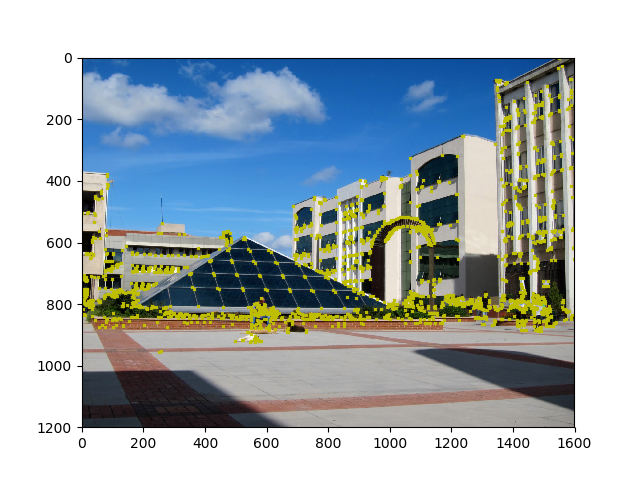
#> input picture Assignment-3/report_and_images/images/kuzey_harris-11.png, 640 x 480 px, given in place of kuzey.jpg, which was not available; the run also reads 1 picture not shown here
$ python interest_point_detectors.py
#> lines starting #> are read from the running program, lines starting #| are printed output that depends on the picture; after the words box and inside, x2 and y2 are one past the last pixel; in counts of white or black regions, pixels touching at a corner belong together; pictures that were not available may be replaced by others from this repository, and a replacement may not be noted
#> in harris_detector_part, kuzey is the input picture: shape (480, 640, 3); mean B, G, R 182.1, 178.4, 167.8
#!/usr/bin/env python3
# -*- coding: utf-8 -*-
"""
Created on Thu Nov 22 14:42:22 2018

@author: Atakan Guney
"""
# %%
import cv2 as cv
import numpy as np
import matplotlib.pyplot as plt
from scipy.spatial.distance import cdist
# %%
def non_max_suppression(matrix, nms_size, plateaus=True):

    if nms_size:
        kernel = np.ones((nms_size, nms_size))
    else:
        kernel = None

    matrix_dilated = cv.dilate(matrix, kernel)
    mask_local_max = (matrix == matrix_dilated)

    if not plateaus:
        return mask_local_max

    matrix_eroded = cv.erode(matrix, kernel)
    mask_non_plateaus = cv.compare(matrix, matrix_eroded, cv.CMP_GT)

    return (mask_local_max & mask_non_plateaus)


# [6 lines left out: function normalize, not called in this run]


# Harris Corner Detector
def myHarrisCornerDetector(image, block_size=11,
                           ksize=3, k=0.05,
                           threshold=None, nms_size=None,
                           plateaus=True):
    # Convert image to grayscale
#> called with block_size = 3, ksize = 3, k = 0.05, plateaus = True
    image = cv.cvtColor(image, cv.COLOR_BGR2GRAY)
    # image = np.float32(image)
    # Compute x and y derivatives
    derivatives_x = cv.Sobel(image, cv.CV_64F, 1, 0, ksize=ksize)
    derivatives_y = cv.Sobel(image, cv.CV_64F, 0, 1, ksize=ksize)
    # Compute products of derivatives at every pixel
    derivatives_xx = derivatives_x ** 2
    derivatives_yy = derivatives_y ** 2
    derivatives_xy = derivatives_x * derivatives_y
    # Compute the sums of products of derivatives at each pixel
    s_xx = cv.GaussianBlur(derivatives_xx, (block_size, block_size), 1, 0)
    s_yy = cv.GaussianBlur(derivatives_yy, (block_size, block_size), 0, 1)
    s_xy = cv.GaussianBlur(derivatives_xy, (block_size, block_size), 1, 1)
    # Define at each pixel
        # H(x, y)
    # Compute the response of the detector at each pixel
    det = s_xx * s_yy - s_xy * s_xy
    trace = s_xx + s_yy
    r = det - k * (trace ** 2)
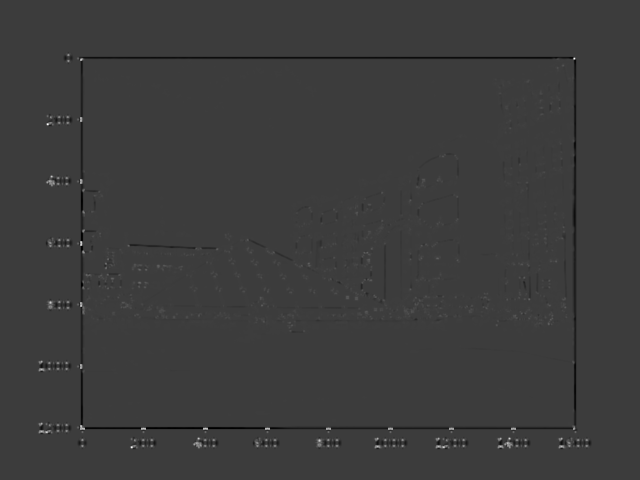
#> r: shape (480, 640) float64; min -2.63e+10, max 8.36e+10, mean -106573563.6; drawn with min black and max white

    # TODO: inspect normalizing r values
    #r = normalize(r, 0, r.max() - r.min())

    # Threshold on value of R
    if not threshold:
        threshold = r.max() * 0.01
#> threshold = 836225344.1
    mask_threshold = r > threshold
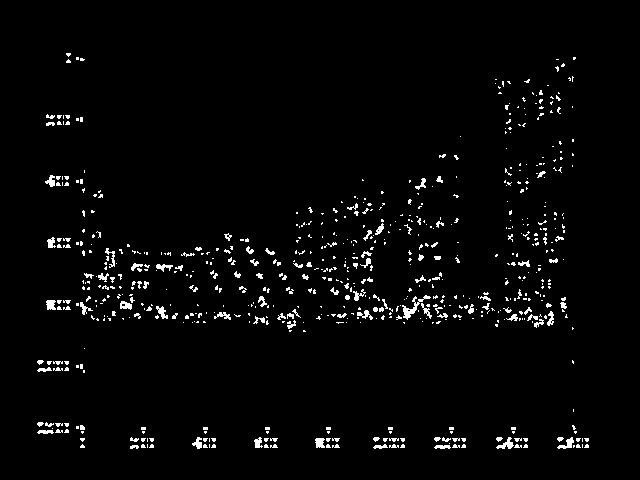
#> mask_threshold: shape (480, 640) bool; 2.7% white in thin lines or dots, all inside (x1, y1, x2, y2) = (37, 53, 589, 449)

    # Compute nonmax supression
    mask_nms = non_max_suppression(r, nms_size, plateaus)
#> in non_max_suppression, `matrix_dilated = cv.dilate(matrix, kernel)`:
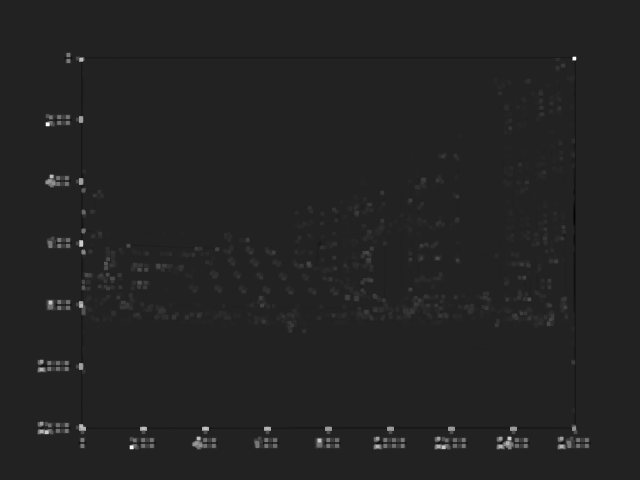
#> matrix_dilated: shape (480, 640) float64; min -1.29e+10, max 8.36e+10, mean 520844135.6; drawn with min black and max white
#> in non_max_suppression, `mask_local_max = (matrix == matrix_dilated)`: mask_local_max: shape (480, 640) bool; 39% white; 7624 white regions (7623 under 20 px), largest, box (x1, y1, x2, y2) and area: (0, 0, 640, 480) 112199
#> in non_max_suppression, `matrix_eroded = cv.erode(matrix, kernel)`:
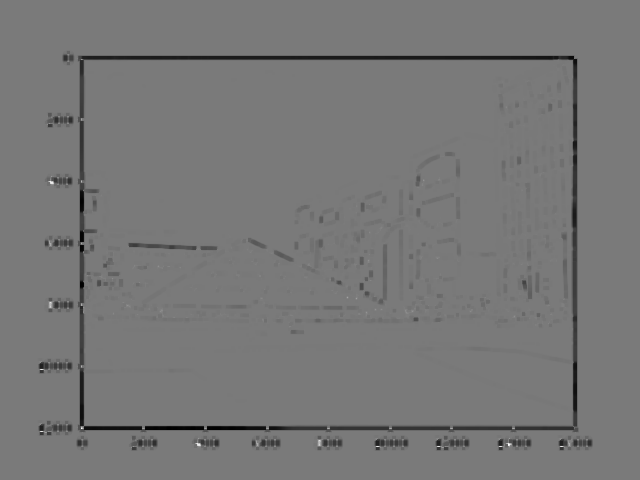
#> matrix_eroded: shape (480, 640) float64; min -2.63e+10, max 2.86e+10, mean -626199896.3; drawn with min black and max white
#> in non_max_suppression, `mask_non_plateaus = cv.compare(matrix, matrix_eroded, cv.CMP_GT)`:
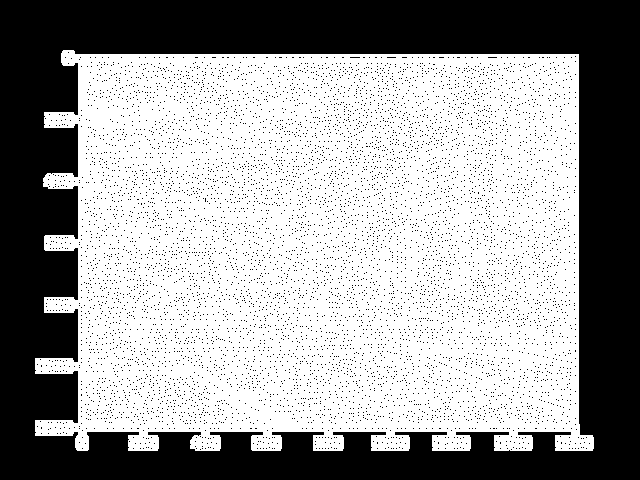
#> mask_non_plateaus: shape (480, 640); 61.8% white; 7937 black regions (7936 under 20 px), largest, box (x1, y1, x2, y2) and area: (0, 0, 640, 480) 109334
#> in non_max_suppression, `return (mask_local_max & mask_non_plateaus)`:
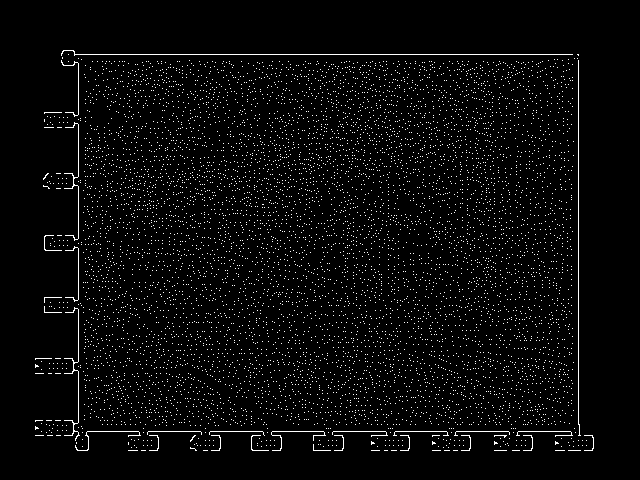
#> returned value: shape (480, 640); values 0 (black) and 1 (white), 3.4% white in thin lines or dots, all inside (x1, y1, x2, y2) = (35, 50, 594, 451)
    y, x = np.where(mask_threshold & mask_nms)
#> y = 1070 values from 54 to 447; x = 1070 values, max 586 at index 1013, min 41 at index 911, mean 333

    return x, y

# %%
def harris_detector_part():
    kuzey_path = "Images/kuzey.jpg"
    kuzey = cv.imread(kuzey_path)

    block_sizes = [3, 5, 7, 11]
    for block_size in block_sizes:
        x, y = myHarrisCornerDetector(kuzey, block_size=block_size)
#> y = 1070 values from 54 to 447
        kuzey_bgr = cv.imread(kuzey_path)
        kuzey_rgb = cv.cvtColor(kuzey_bgr, cv.COLOR_BGR2RGB)

        plt.imshow(kuzey_rgb)
        plt.plot(x, y, "xy", markersize=2)
        plt.savefig("Images/kuzey_harris-{}.png".format(block_size))
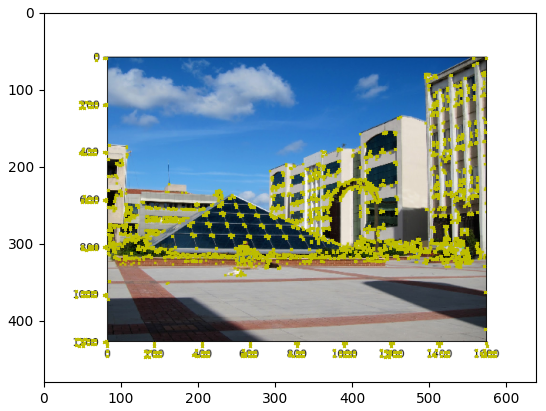
#> figure drawn by matplotlib, 1 panel
        plt.show()

# %%
# Measuring repeatability
# [5 lines left out: function in_image, not called in this run]


def convert_homogenous(points):
    return np.vstack((points, np.ones(points.shape[1])))


def homogenous_matmul(matrix1, matrix2):
    mul = np.matmul(matrix1, matrix2)
    return mul / mul[-1][np.newaxis, :]


# [28 lines left out: functions size_epsilon_neighborhood, measureRepeatability, not called in this run]

# %%
# Preprocessing - 1
def preprocessing_part1(qualities=None):
    kuzey_path = "Images/kuzey.jpg"
#> kuzey_path = 'Images/kuzey.jpg'
    kuzey_bgr = cv.imread(kuzey_path)

    if not qualities:
        qualities = [
            [int(cv.IMWRITE_JPEG_QUALITY), 5],
            [int(cv.IMWRITE_JPEG_QUALITY), 25],
            [int(cv.IMWRITE_JPEG_QUALITY), 45],
            [int(cv.IMWRITE_JPEG_QUALITY), 65],
            [int(cv.IMWRITE_JPEG_QUALITY), 85],
            [int(cv.IMWRITE_JPEG_QUALITY), 105],
        ]

    for quality in qualities:
        cv.imwrite("Images/kuzey-{}.jpg".format(quality[1]), kuzey_bgr, quality)

# %%
# Preprocessing - 2
def preprocessing_part2(variances=None):
    kuzey_path = "Images/kuzey.jpg"
    kuzey_bgr = cv.imread(kuzey_path)

    if not variances:
        variances = [4 ** i for i in range(1, 7)]

    img_shape = kuzey_bgr.shape
#> img_shape = (480, 640, 3)
    for variance in variances:
        noise = np.random.rand(*img_shape) * variance
        cv.imwrite("Images/kuzey-var-{}.jpg".format(variance), kuzey_bgr + noise)
# %%
# [60 lines left out: functions repeatabilities, plot_detector, not called in this run]
# %%
def read_homography(filename):
    with open(filename, "r") as file:
        homo = []
        for line in file:
            numbers = line.strip().split()
            numbers = [float(number) for number in numbers]
            homo.append(numbers)

        return np.array(homo)

# %%
def measuring_repeatability_part():
    n_images = 6

    images = []
    for i in range(1, n_images + 1):
        images.append(cv.imread("Images/img{}.png".format(i)))

    # Read homography matrices
    homographies = [
        "Images/H1to2p",
        "Images/H1to3p",
        "Images/H1to4p",
        "Images/H1to5p",
        "Images/H1to6p",
    ]
#> homographies = ['Images/H1to2p', 'Images/H1to3p', 'Images/H1to4p', 'Images/H1to5p', 'Images/H1to6p']
    homos = []
    for homo in homographies:
        homos.append(read_homography(homo))
#> this loop made 1 pass
#> after the loop, homos = []

    repeatabilities(images, homos, save=True, filename="Images/repeatabilities-graffiti")

    img_names = [5, 25, 45, 65, 85, 105]
    images = []
    for i in img_names:
        images.append(cv.imread("Images/kuzey-{}.jpg".format(i)))

    homos = [np.eye(3) for _ in range(5)]
    repeatabilities(images, homos, save=True, filename="Images/repeatabilities-jpeg")

    img_names = [5, 50, 100, 150, 200, 250]
    images = []
    for i in img_names:
        images.append(cv.imread("Images/kuzey-var-{}.jpg".format(i)))

    homos = [np.eye(3) for _ in range(5)]
    repeatabilities(images, homos, save=True, filename="Images/repeatabilities-var")

# %%
if __name__ == "__main__":
    harris_detector_part()

    preprocessing_part1()
    preprocessing_part2([5, 50, 100, 150, 200, 250])

#> (the run stopped early here; a loop or call above may not have finished)
